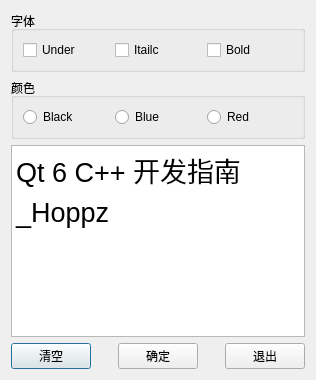
<?xml version="1.0" encoding="UTF-8"?>
<ui version="4.0">
 <class>Dialog</class>
 <widget class="QDialog" name="Dialog">
  <property name="geometry">
   <rect>
    <x>0</x>
    <y>0</y>
    <width>316</width>
    <height>361</height>
   </rect>
  </property>
  <property name="windowTitle">
   <string>Dialog</string>
  </property>
  <layout class="QVBoxLayout" name="verticalLayout">
   <item>
    <widget class="QGroupBox" name="groupBox_font">
     <property name="title">
      <string>字体</string>
     </property>
     <layout class="QHBoxLayout" name="horizontalLayout_2">
      <item>
       <widget class="QCheckBox" name="checkBoxUnder">
        <property name="text">
         <string>Under</string>
        </property>
       </widget>
      </item>
      <item>
       <widget class="QCheckBox" name="checkBoxItailc">
        <property name="text">
         <string>Itailc</string>
        </property>
       </widget>
      </item>
      <item>
       <widget class="QCheckBox" name="checkBoxBold">
        <property name="text">
         <string>Bold</string>
        </property>
       </widget>
      </item>
     </layout>
    </widget>
   </item>
   <item>
    <widget class="QGroupBox" name="groupBox_color">
     <property name="enabled">
      <bool>true</bool>
     </property>
     <property name="cursor">
      <cursorShape>ArrowCursor</cursorShape>
     </property>
     <property name="title">
      <string>颜色</string>
     </property>
     <layout class="QHBoxLayout" name="horizontalLayout">
      <item>
       <widget class="QRadioButton" name="radioBlack">
        <property name="text">
         <string>Black</string>
        </property>
       </widget>
      </item>
      <item>
       <widget class="QRadioButton" name="radioBlue">
        <property name="text">
         <string>Blue</string>
        </property>
       </widget>
      </item>
      <item>
       <widget class="QRadioButton" name="radioRed">
        <property name="text">
         <string>Red</string>
        </property>
       </widget>
      </item>
     </layout>
    </widget>
   </item>
   <item>
    <widget class="QPlainTextEdit" name="plainTextEdit">
     <property name="enabled">
      <bool>true</bool>
     </property>
     <property name="sizePolicy">
      <sizepolicy hsizetype="Minimum" vsizetype="Fixed">
       <horstretch>0</horstretch>
       <verstretch>0</verstretch>
      </sizepolicy>
     </property>
     <property name="font">
      <font>
       <pointsize>20</pointsize>
      </font>
     </property>
     <property name="undoRedoEnabled">
      <bool>false</bool>
     </property>
     <property name="lineWrapMode">
      <enum>QPlainTextEdit::LineWrapMode::WidgetWidth</enum>
     </property>
     <property name="plainText">
      <string>Qt 6 C++ 开发指南_Hoppz</string>
     </property>
    </widget>
   </item>
   <item>
    <layout class="QHBoxLayout" name="horizontalLayout_3">
     <item>
      <widget class="QPushButton" name="btnClear">
       <property name="text">
        <string>清空</string>
       </property>
       <property name="icon">
        <iconset resource="images/Resouces.qrc">
         <normaloff>:/icon/icons8-cancel-32.png</normaloff>:/icon/icons8-cancel-32.png</iconset>
       </property>
      </widget>
     </item>
     <item>
      <spacer name="horizontalSpacer_2">
       <property name="orientation">
        <enum>Qt::Orientation::Horizontal</enum>
       </property>
       <property name="sizeHint" stdset="0">
        <size>
         <width>40</width>
         <height>20</height>
        </size>
       </property>
      </spacer>
     </item>
     <item>
      <widget class="QPushButton" name="btnOk">
       <property name="text">
        <string>确定</string>
       </property>
       <property name="icon">
        <iconset resource="images/Resouces.qrc">
         <normaloff>:/icon/icons8-checked-32.png</normaloff>:/icon/icons8-checked-32.png</iconset>
       </property>
      </widget>
     </item>
     <item>
      <spacer name="horizontalSpacer">
       <property name="orientation">
        <enum>Qt::Orientation::Horizontal</enum>
       </property>
       <property name="sizeHint" stdset="0">
        <size>
         <width>40</width>
         <height>20</height>
        </size>
       </property>
      </spacer>
     </item>
     <item>
      <widget class="QPushButton" name="btnExit">
       <property name="text">
        <string>退出</string>
       </property>
      </widget>
     </item>
    </layout>
   </item>
  </layout>
 </widget>
 <tabstops>
  <tabstop>checkBoxUnder</tabstop>
  <tabstop>checkBoxItailc</tabstop>
  <tabstop>checkBoxBold</tabstop>
  <tabstop>radioBlack</tabstop>
  <tabstop>radioBlue</tabstop>
  <tabstop>radioRed</tabstop>
  <tabstop>plainTextEdit</tabstop>
  <tabstop>btnClear</tabstop>
  <tabstop>btnOk</tabstop>
  <tabstop>btnExit</tabstop>
 </tabstops>
 <resources>
  <include location="images/Resouces.qrc"/>
 </resources>
 <connections>
  <connection>
   <sender>btnOk</sender>
   <signal>clicked()</signal>
   <receiver>Dialog</receiver>
   <slot>accept()</slot>
   <hints>
    <hint type="sourcelabel">
     <x>157</x>
     <y>295</y>
    </hint>
    <hint type="destinationlabel">
     <x>157</x>
     <y>158</y>
    </hint>
   </hints>
  </connection>
  <connection>
   <sender>btnExit</sender>
   <signal>clicked()</signal>
   <receiver>Dialog</receiver>
   <slot>close()</slot>
   <hints>
    <hint type="sourcelabel">
     <x>268</x>
     <y>295</y>
    </hint>
    <hint type="destinationlabel">
     <x>157</x>
     <y>158</y>
    </hint>
   </hints>
  </connection>
 </connections>
</ui>
